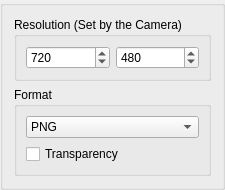
<?xml version="1.0" encoding="UTF-8"?>
<ui version="4.0">
 <class>ExportImageSeqOptions</class>
 <widget class="QGroupBox" name="ExportImageSeqOptions">
  <property name="sizePolicy">
   <sizepolicy hsizetype="Preferred" vsizetype="Minimum">
    <horstretch>0</horstretch>
    <verstretch>0</verstretch>
   </sizepolicy>
  </property>
  <layout class="QVBoxLayout" name="verticalLayout">
   <item>
    <widget class="QGroupBox" name="groupBox">
     <property name="title">
      <string>Resolution (Set by the Camera)</string>
     </property>
     <layout class="QHBoxLayout" name="horizontalLayout">
      <item>
       <widget class="QSpinBox" name="imgWidthSpinBox">
        <property name="enabled">
         <bool>true</bool>
        </property>
        <property name="minimum">
         <number>1</number>
        </property>
        <property name="maximum">
         <number>4096</number>
        </property>
        <property name="value">
         <number>720</number>
        </property>
       </widget>
      </item>
      <item>
       <widget class="QSpinBox" name="imgHeightSpinBox">
        <property name="enabled">
         <bool>true</bool>
        </property>
        <property name="minimum">
         <number>1</number>
        </property>
        <property name="maximum">
         <number>4096</number>
        </property>
        <property name="value">
         <number>480</number>
        </property>
       </widget>
      </item>
     </layout>
    </widget>
   </item>
   <item>
    <widget class="QGroupBox" name="groupBox_2">
     <property name="title">
      <string>Format</string>
     </property>
     <layout class="QVBoxLayout" name="verticalLayout_2">
      <item>
       <widget class="QComboBox" name="formatComboBox">
        <item>
         <property name="text">
          <string>PNG</string>
         </property>
        </item>
        <item>
         <property name="text">
          <string>JPG</string>
         </property>
        </item>
        <item>
         <property name="text">
          <string>BMP</string>
         </property>
        </item>
       </widget>
      </item>
      <item>
       <widget class="QCheckBox" name="cbTransparency">
        <property name="text">
         <string>Transparency</string>
        </property>
       </widget>
      </item>
     </layout>
    </widget>
   </item>
  </layout>
 </widget>
 <resources/>
 <connections/>
</ui>
